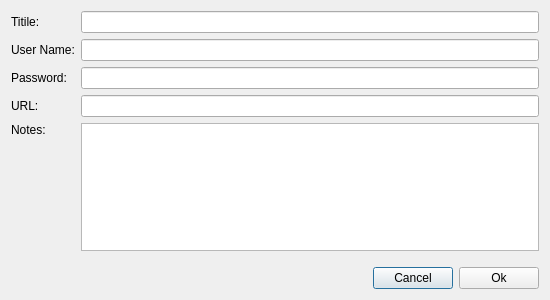
<?xml version="1.0" encoding="UTF-8"?>
<ui version="4.0">
 <class>EditEntry</class>
 <widget class="QDialog" name="EditEntry">
  <property name="geometry">
   <rect>
    <x>0</x>
    <y>0</y>
    <width>550</width>
    <height>300</height>
   </rect>
  </property>
  <property name="sizePolicy">
   <sizepolicy hsizetype="Fixed" vsizetype="Fixed">
    <horstretch>0</horstretch>
    <verstretch>0</verstretch>
   </sizepolicy>
  </property>
  <property name="minimumSize">
   <size>
    <width>550</width>
    <height>300</height>
   </size>
  </property>
  <property name="maximumSize">
   <size>
    <width>550</width>
    <height>300</height>
   </size>
  </property>
  <property name="windowTitle">
   <string>Dialog</string>
  </property>
  <layout class="QGridLayout" name="gridLayout">
   <item row="0" column="0">
    <widget class="QLabel" name="label">
     <property name="text">
      <string>Titile: </string>
     </property>
    </widget>
   </item>
   <item row="0" column="1">
    <widget class="QLineEdit" name="title"/>
   </item>
   <item row="1" column="0">
    <widget class="QLabel" name="label_2">
     <property name="text">
      <string>User Name:</string>
     </property>
    </widget>
   </item>
   <item row="1" column="1">
    <widget class="QLineEdit" name="username"/>
   </item>
   <item row="2" column="0">
    <widget class="QLabel" name="label_3">
     <property name="text">
      <string>Password: </string>
     </property>
    </widget>
   </item>
   <item row="2" column="1">
    <widget class="QLineEdit" name="password"/>
   </item>
   <item row="3" column="0">
    <widget class="QLabel" name="label_4">
     <property name="text">
      <string>URL: </string>
     </property>
    </widget>
   </item>
   <item row="3" column="1">
    <widget class="QLineEdit" name="url"/>
   </item>
   <item row="4" column="0">
    <widget class="QLabel" name="label_5">
     <property name="text">
      <string>Notes:</string>
     </property>
     <property name="alignment">
      <set>Qt::AlignmentFlag::AlignLeading|Qt::AlignmentFlag::AlignLeft|Qt::AlignmentFlag::AlignTop</set>
     </property>
    </widget>
   </item>
   <item row="4" column="1">
    <widget class="QTextEdit" name="notes"/>
   </item>
   <item row="5" column="1">
    <layout class="QHBoxLayout" name="horizontalLayout_9">
     <property name="topMargin">
      <number>10</number>
     </property>
     <item>
      <spacer name="horizontalSpacer">
       <property name="orientation">
        <enum>Qt::Orientation::Horizontal</enum>
       </property>
       <property name="sizeHint" stdset="0">
        <size>
         <width>40</width>
         <height>20</height>
        </size>
       </property>
      </spacer>
     </item>
     <item>
      <widget class="QPushButton" name="cancelButton">
       <property name="text">
        <string>Cancel</string>
       </property>
      </widget>
     </item>
     <item>
      <widget class="QPushButton" name="writeButton">
       <property name="text">
        <string>Ok</string>
       </property>
      </widget>
     </item>
    </layout>
   </item>
  </layout>
 </widget>
 <resources/>
 <connections/>
</ui>
